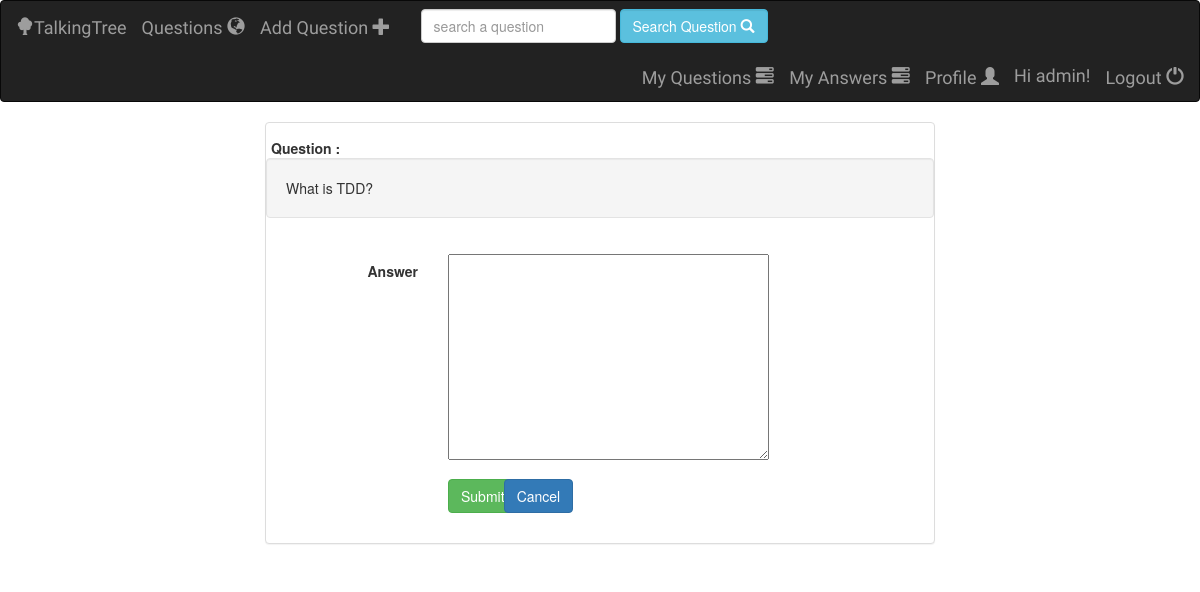
Before: /talkingtree/questions/19/answers/add/ (signed in) with the older database file.
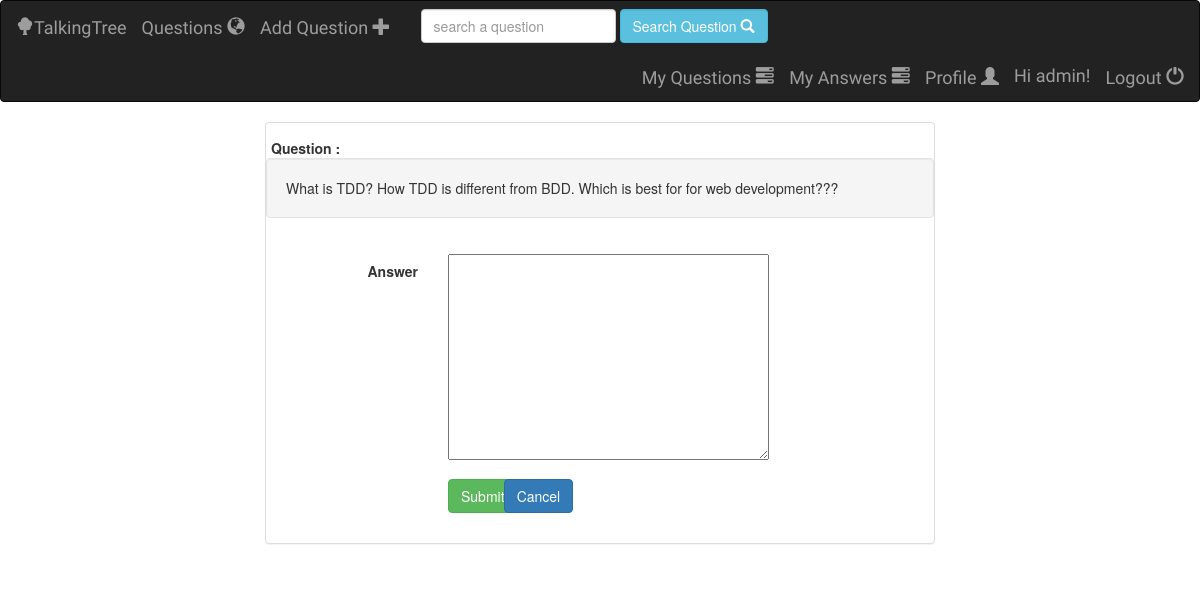
After: the same page with the newer database file.
### talkingtree/models.py (models this page shows, shortened)
class Question(models.Model):
    user = models.ForeignKey(User, on_delete=models.DO_NOTHING)
    question_text = models.CharField(null=False, max_length=1023)
    created_date = models.DateTimeField(default=timezone.now())
    class Meta:
        ordering = ['-id']

### talkingtree/views/answer.py (the view, shortened to what this page needs)
# urls.py: url(r'^questions/(?P<question_id>[0-9]+)/answers/add/$', answer.AnswerCreate.as_view(), name='add-answer'),
class AnswerCreate(View):
    template_name = 'talkingtree/question_form.html'
    form_class = NewAnswerForm
    def get(self, request, question_id):
        if request.user.is_authenticated:
            form = self.form_class(None)
            q = Question.objects.get(pk=question_id)
            return render(request, self.template_name, {'form': form, 'question':q})
        else:
            return redirect('talkingtree:login')

### talkingtree/forms.py
class NewAnswerForm(forms.Form):
    answer = forms.CharField(widget=forms.Textarea)
    answer.widget.attrs.update({'class': 'special'})
    class Meta:
        model = Answer
        fields = ['user', 'question', 'answer_text']

### talkingtree/templates/talkingtree/question_form.html (shortened to what this page needs)
 {% extends 'talkingtree/base.html' %}
 {%  block body %}
    <div class="container-fluid">
        <div class="row">
            <div class="col-sm-12 col-md-12">
                <div class="panel panel-default">
                    <div class="panel-body">
                        <form class="form-horizontal" action="" method="post">
                            <div class="form-group">
                                    {% if question %}
                                        <strong style="padding: 5px 5px 5px 5px">
                                        Question :
                                        </strong>
                                        <div class="well">
                                            {{ question.question_text }}
                                        </div>
                                    {% endif %}
                            </div>
                                {% include 'talkingtree/form-template.html' %}
                            <div class="form-group">
                                <div class="col-sm-offset-3 col-sm-1">
                                    <button class="btn btn-success" > Submit</button>
                                </div>
                                 <div class="col-sm-2">
                                    <button class="btn btn-primary" onclick="window.history.back();"> Cancel </button>
                                </div>
                            </div>
                        </form>
                    </div>
                </div>
            </div>
        </div>
    </div>
 {% endblock %}

Changed rows visible on the page:
changed Question: question_text "What is TDD?" → "What is TDD? How TDD is different from BDD. Which is best for for web development???"
